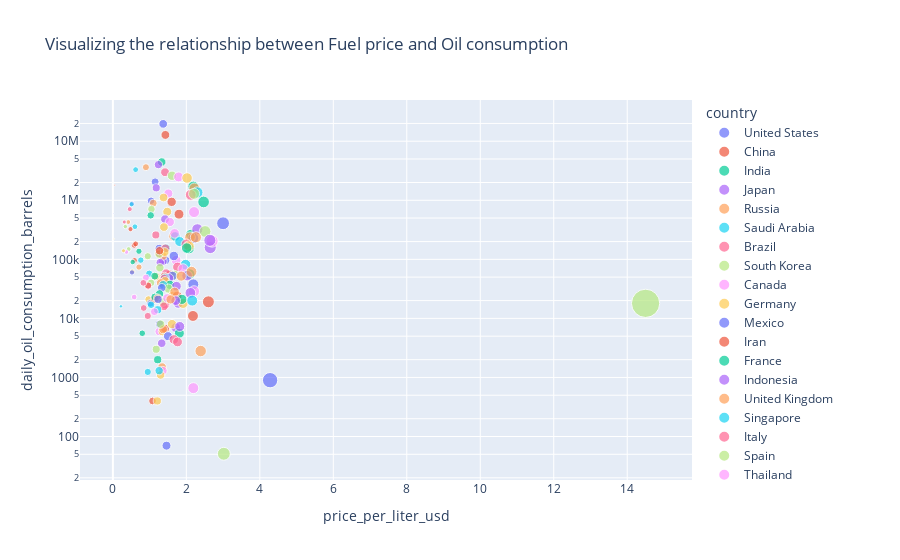

Notebook cell for this chart:
### Markdown cell above
### Visualizing the relationship between price_per_liter_usd and daily_oil_consumption_barrels

### Code cell
df_cleaned["price_per_liter_usd"] = df_cleaned["price_per_liter_usd"].astype(np.float64)

fig = px.scatter(df_cleaned, x="price_per_liter_usd", y="daily_oil_consumption_barrels",
                color=df_cleaned.index, size="price_per_liter_usd", hover_name=df_cleaned.index,
                title="Visualizing the relationship between Fuel price and Oil consumption",
                log_y=True)
fig.show()
